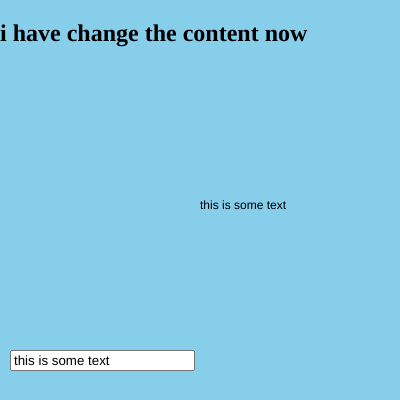
Frame 1 (no input)
Frame 60 (no input): identical to frame 1, image omitted
Frame 120 (the mouse pressed at the canvas centre since frame 60): identical to frame 1, image omitted

The p5.js sketch that drew this single still picture (run headless with seeded random() and noise() and a simulated clock; from frame 60 on, the mouse is pressed at the canvas centre):

// p5.js sketch
// ── sketch.js
//make the html elemet global because we might 
let headerElement
let slider
let inputText
let dropdown

function setup() {
  createCanvas(400, 400);
  
   headerElement =  createElement('h2','hi this is an h2')
  headerElement.position(0,0)
   headerElement.html("i have change the content now")
  //createslider*min,max,[value],[step]
  //value=starting value
  slider= createSlider(0,width,width/2)
  
  //createInput([value])
  inputText = createInput('this is some text')
  inputText.position(10,350)
  
  dropdown= createSelect()
  dropdown.option("sky blue","skyblue")
  dropdown.option('pink')
}

function draw() {
  background(dropdown.selected());
  
  // print(slider,value())
  
  text( inputText.value(),slider.value(),width/2,height/2)
}
// ── style.css
html, body {
  margin: 0;
  padding: 0;
}
canvas {
  display: block;
}
p{
  color:blue;
  background-color:yellow;
}
h1{
  color:red;
  background-color:green;
}
